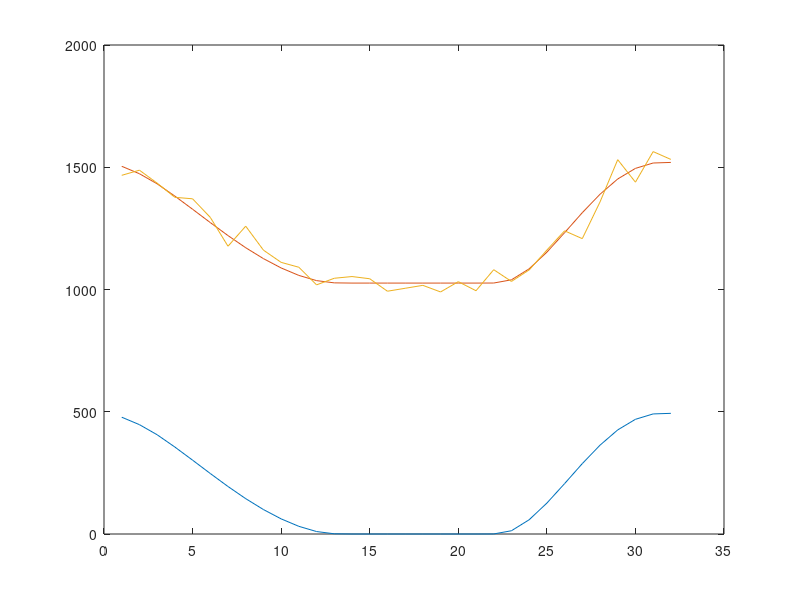

Recreate this plot in MATLAB.
clear, close all

cd /home/kitung/Spot/input
data = load('mcphacc_may12.txt');
data0 = data;
bg = load('mcphacc_may12_hbg.txt');
data(:,2:16) = data(:,2:16)+bg(:,2:16);

%adding noise goes here

noise = imnoise(data(:,2:end)*1e-12,'poisson');
ndat = data;

data(:,2:end) = noise*1e12;
data(:,2:end) = floor(data(:,2:end)+1);


newdata = zeros(32,31);
newdata(:,1) = data(:,1);
for i = 1:15
    newdata(:,2*i) = round(data(:,i+1));
    newdata(:,2*i+1) = sqrt(round(data(:,i+1)));
end

fid = fopen('mcphacc_may12_withnoise_bgh.txt','w');
fprintf(fid, '%.6f %d %.4f %d %.4f %d %.4f %d %.4f %d %.4f %d %.4f %d %.4f %d %.4f %d %.4f %d %.4f %d %.4f %d %.4f %d %.4f %d %.4f %d %.4f\n',newdata');
fclose(fid)

fid = fopen('mcphacc_may12_bgnormalized.txt','w');
fprintf(fid, '%1.4g %1.4g %1.4g %1.4g %1.4g %1.4g %1.4g %1.4g %1.4g %1.4g %1.4g %1.4g %1.4g %1.4g %1.4g',bg(1,2:16)/1e7*32');
fclose(fid)

figure,
plot(data0(:,2))
hold on
plot(ndat(:,2))
plot(data(:,2))
